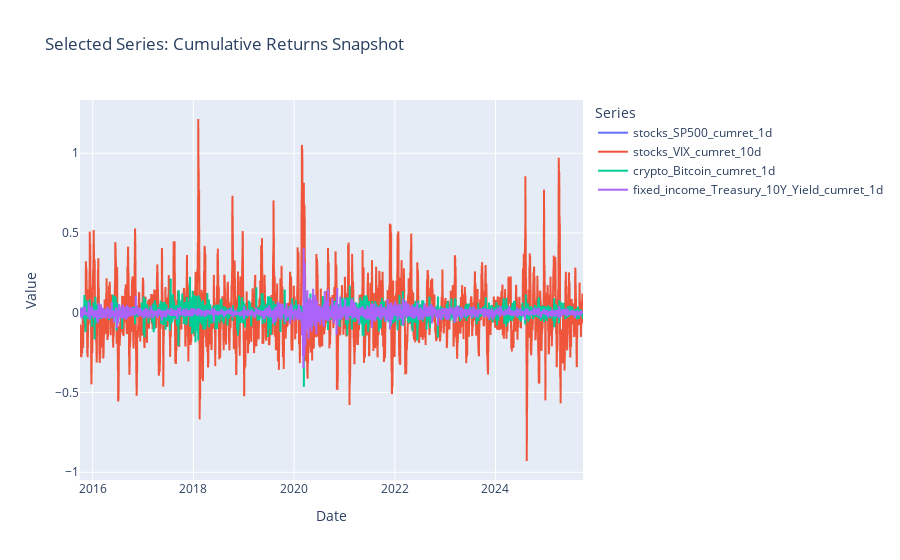

Write notebook code for a chart like this one.
### Code cell
# Multi-series line chart for selected assets
line_df = aligned_sample.reset_index().rename(columns={"index": "date"})
fig = px.line(
    line_df,
    x="date",
    y=selected_series,
    title="Selected Series: Cumulative Returns Snapshot",
)
fig.update_layout(legend_title="Series", xaxis_title="Date", yaxis_title="Value")
fig.show()

### Figure 1 — Plotly figure (JSON) as saved in the notebook; plotly's stock layout.template omitted (floating-point values rounded to 4 significant figures; data arrays with more than 128 entries replaced by an {"elided": "..."} marker saying what was removed)
{"data": [{"hovertemplate": "variable=stocks_SP500_cumret_1d<br>date=%{x}<br>value=%{y}<extra></extra>", "legendgroup": "stocks_SP500_cumret_1d", "line": {"color": "#636efa", "dash": "solid"}, "marker": {"symbol": "circle"}, "mode": "lines", "name": "stocks_SP500_cumret_1d", "showlegend": true, "type": "scattergl", "x": {"elided": "3650 str values"}, "xaxis": "x", "y": {"elided": "3650 float values"}, "yaxis": "y"}, {"hovertemplate": "variable=stocks_VIX_cumret_10d<br>date=%{x}<br>value=%{y}<extra></extra>", "legendgroup": "stocks_VIX_cumret_10d", "line": {"color": "#EF553B", "dash": "solid"}, "marker": {"symbol": "circle"}, "mode": "lines", "name": "stocks_VIX_cumret_10d", "showlegend": true, "type": "scattergl", "x": {"elided": "3650 str values"}, "xaxis": "x", "y": {"elided": "3650 float values"}, "yaxis": "y"}, {"hovertemplate": "variable=crypto_Bitcoin_cumret_1d<br>date=%{x}<br>value=%{y}<extra></extra>", "legendgroup": "crypto_Bitcoin_cumret_1d", "line": {"color": "#00cc96", "dash": "solid"}, "marker": {"symbol": "circle"}, "mode": "lines", "name": "crypto_Bitcoin_cumret_1d", "showlegend": true, "type": "scattergl", "x": {"elided": "3650 str values"}, "xaxis": "x", "y": {"elided": "3650 float values"}, "yaxis": "y"}, {"hovertemplate": "variable=fixed_income_Treasury_10Y_Yield_cumret_1d<br>date=%{x}<br>value=%{y}<extra></extra>", "legendgroup": "fixed_income_Treasury_10Y_Yield_cumret_1d", "line": {"color": "#ab63fa", "dash": "solid"}, "marker": {"symbol": "circle"}, "mode": "lines", "name": "fixed_income_Treasury_10Y_Yield_cumret_1d", "showlegend": true, "type": "scattergl", "x": {"elided": "3650 str values"}, "xaxis": "x", "y": {"elided": "3650 float values"}, "yaxis": "y"}], "layout": {"legend": {"title": {"text": "Series"}, "tracegroupgap": 0}, "title": {"text": "Selected Series: Cumulative Returns Snapshot"}, "xaxis": {"anchor": "y", "domain": [0, 1], "title": {"text": "Date"}}, "yaxis": {"anchor": "x", "domain": [0, 1], "title": {"text": "Value"}}}}
